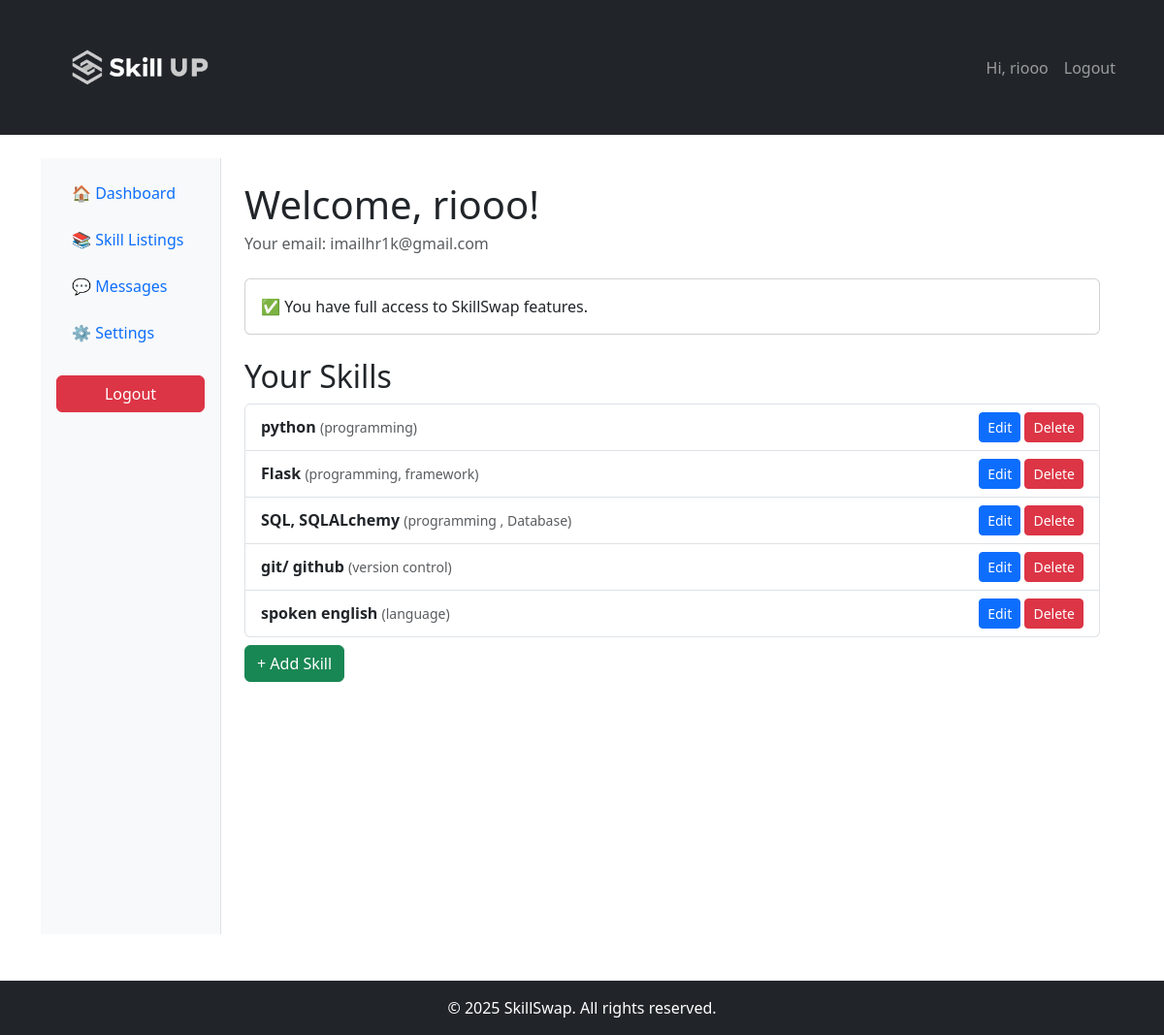
The page /dashboard (signed in) on the database its author committed.
### SkillSwaP/app/models/user.py (models this page shows, shortened)
class User(db.Model, UserMixin):
    id = db.Column(db.Integer, primary_key = True)
    username = db.Column(db.String(50), nullable = False, unique = True)
    email = db.Column(db.String(120), nullable = False, unique = True)
    password = db.Column(db.String(200), nullable = False)
    is_verified = db.Column(db.Boolean, default = False)
    skills = db.relationship('Skill', backref = 'user', lazy = True, cascade='all, delete-orphan')

### SkillSwaP/app/models/skill.py (models this page shows, shortened)
class Skill(db.Model):
    id = db.Column(db.Integer, primary_key = True)
    name = db.Column(db.String(100), nullable = False)
    category = db.Column(db.String(50), nullable = False)
    description = db.Column(db.Text, nullable = True)
    skill_type = db.Column(db.String(10), nullable = False) #'offer' or 'Learn'
    user_id = db.Column(db.Integer, db.ForeignKey('user.id'), nullable = False)

### SkillSwaP/app/routes/auth.py (the view)
@auth_bp.route('/dashboard')
@login_required
def dashboard():
    if not current_user.is_verified:
        flash('Please verify your email first.','danger')
        return redirect(url_for('auth_bp.login'))
    return render_template('dashboard.html', user = current_user, skills = current_user.skills)

### SkillSwaP/app/models/user.py (called while the page is built)
@login_manager.user_loader
def load_user(user_id):
    return User.query.get(int(user_id))

### SkillSwaP/app/templates/dashboard.html (shortened to what this page needs)
{% extends "base.html" %}
{% block content %}
<main class="container-fluid">
    <div class="row">
        <aside class="col-md-3 col-lg-2 bg-light border-end vh-100 p-3">
            <nav>
                <ul class="nav flex-column">
                    <li class="nav-item mb-2">
                        <a class="nav-link" href="#">🏠 Dashboard</a>
                    </li>
                    <li class="nav-item mb-2">
                        <a class="nav-link" href="#">📚 Skill Listings</a>
                    </li>
                    <li class="nav-item mb-2">
                        <a class="nav-link" href="#">💬 Messages</a>
                    </li>
                    <li class="nav-item mb-2">
                        <a class="nav-link" href="#">⚙️ Settings</a>
                    </li>
                    <li class="nav-item mt-3">
                        <a class="btn btn-danger w-100" href="{{ url_for('auth_bp.logout') }}">Logout</a>
                    </li>
                </ul>
            </nav>
        </aside>
        <section class="col-md-9 col-lg-10 p-4">
            <header class="mb-4">
                <h1 class="mb-1">Welcome, {{ user.username }}!</h1>
                <p class="text-muted">Your email: {{ user.email }}</p>
            </header>
            {% if not user.is_verified %}
                <article class="alert alert-warning">
                    <strong>Unverified Account:</strong> Please verify your email to access all features.
                </article>
            {% else %}
                <article class="card p-3">
                    <p class="mb-0">✅ You have full access to SkillSwap features.</p>
                </article>
            {% endif %}
            <section class="mt-4">
                <h2>Your Skills</h2>
                {% if skills %}
                    <ul class="list-group">
                        {% for skill in skills %}
                            <li class="list-group-item d-flex justify-content-between align-items-center">
                                <span>
                                    <strong>{{ skill.name }}</strong>
                                    <small class="text-muted">({{ skill.category }})</small>
                                </span>
                                <span>
                                    <a href="{{ url_for('skills_bp.update_skill', skill_id=skill.id) }}" class="btn btn-sm btn-primary">Edit</a>
                                    <a href="{{ url_for('skills_bp.delete_skill', skill_id=skill.id) }}" class="btn btn-sm btn-danger">Delete</a>
                                </span>
                            </li>
                        {% endfor %}
                    </ul>
                {% else %}
                    <p class="text-muted">You haven’t added any skills yet.</p>
                {% endif %}
                    <a href="{{ url_for('skills_bp.add_skill') }}" class="btn btn-success mt-2">+ Add Skill</a>
            </section>
        </section>
    </div>
</main>
{% endblock %}

### SkillSwaP/app/templates/base.html (shortened to what this page needs)
<!DOCTYPE html>
<html lang="en">
<head>
    <link rel="stylesheet" href="https://cdn.jsdelivr.net/npm/bootstrap@5.3.0/dist/css/bootstrap.min.css">
</head>
<body>
    <header>
        <nav class="navbar navbar-expand-lg navbar-dark bg-dark">
            <div class="container">
                <a class="navbar-brand" href="{{ url_for('auth_bp.dashboard') }}">
                    <img src="{{url_for('static', filename='images/logo.png')}}" alt="SkillUP"  width="200px">
                </a>
                <div class="collapse navbar-collapse">
                    <ul class="navbar-nav ms-auto">
                        {% if current_user.is_authenticated %}
                            <li class="nav-item">
                                <span class="nav-link">Hi, {{ current_user.username }}</span>
                            </li>
                            <li class="nav-item">
                                <a class="nav-link" href="{{ url_for('auth_bp.logout') }}">Logout</a>
                            </li>
                        {% endif %}
                    </ul>
                </div>
            </div>
        </nav>
    </header>
    <main class="container mt-4">
        {% block content %}{% endblock %}
    </main>
    <footer class="bg-dark text-white text-center py-3 mt-5">
        <p class="mb-0">&copy; {{ current_year or "2025" }} SkillSwap. All rights reserved.</p>
    </footer>
</body>
</html>

### rows shown on the page
User: username "riooo", email "imailhr1k@gmail.com"
Skill: name "python", category "programming"
Skill: name "Flask", category "programming, framework"
Skill: name "SQL, SQLALchemy", category "programming , Database"
Skill: name "git/ github", category "version control"
Skill: name "spoken english", category "language"

### other values the page prints
{{ current_year or "2025" }} "2025"
